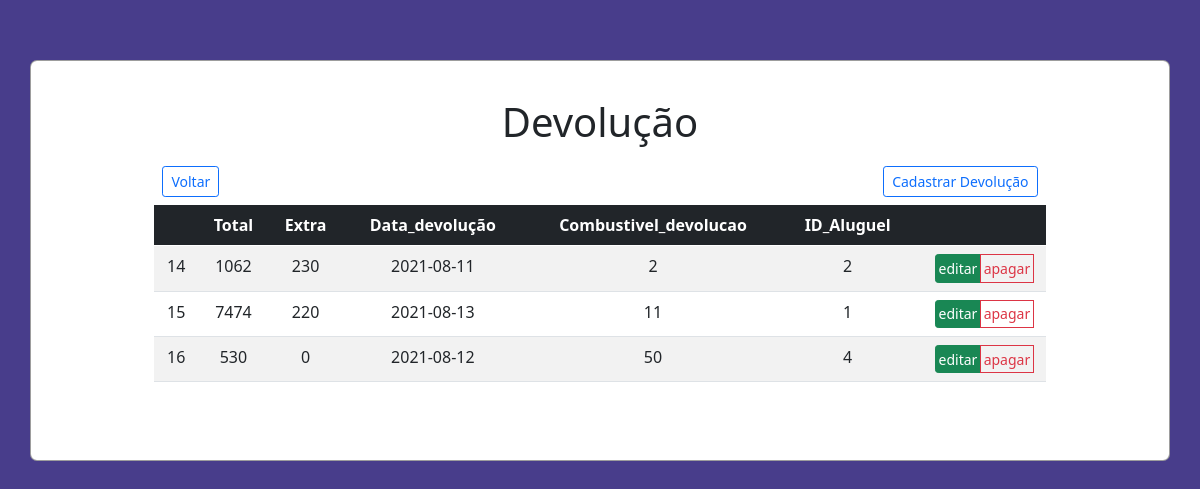
The page /src/views/devolucao.php on the database its author committed.
### tables this page shows
CREATE TABLE `devolucao` (
  `iddevolucao` int(11) NOT NULL,
  `total` varchar(200) NOT NULL,
  `idaluguel` int(11) NOT NULL,
  `combustiveldevolucao` varchar(200) NOT NULL,
  `extra` varchar(200) NOT NULL,
  `datadevolucao` date NOT NULL
);

### src/controller/devolucaoController.php (called while the page is built, shortened)
<?php
require_once '../model/devolucao.php';
require_once '../model/Database.php';
class devolucaoController extends devolucao
{
    protected $tabela = 'devolucao';
     public function findAll()
    {
        $query = "SELECT * FROM $this->tabela";
        $stm = Database::prepare($query);
        $stm->execute();
        $devolucaos = array();
        foreach ($stm->fetchAll() as $devolucao) {
            array_push(
                $devolucaos,
                new devolucao($devolucao->iddevolucao,$devolucao->idaluguel, $devolucao->total, $devolucao->extra,$devolucao->datadevolucao, $devolucao->combustiveldevolucao)
            );
        }
        return $devolucaos;
    }
}

### src/model/Database.php (called while the page is built, shortened)
<?php
class Database
{
    private static $instance;
    public static function getInstance()
    {
        if (!isset(self::$instance)) {
            try {
                self::$instance = new PDO('mysql:host=' . HOST . '; dbname=' . BASE, USER, PASS);
                self::$instance->setAttribute(PDO::ATTR_ERRMODE, PDO::ERRMODE_EXCEPTION);
                self::$instance->setAttribute(PDO::ATTR_DEFAULT_FETCH_MODE, PDO::FETCH_OBJ);
            } catch (PDOException $error) {
                echo $error->getMessage();
            }
        }
        return self::$instance;
    }
    public static function prepare($sql)
    {
        return self::getInstance()->prepare($sql);
    }
}

### src/model/devolucao.php (called while the page is built, shortened)
<?php
class  devolucao
{
    private $iddevolucao;
    private $idaluguel;
    private $total;
    private $extra;
    private $datadevolucao;
    private $combustiveldevolucao;
    public function __construct($iddevolucao,$idaluguel,$total,$extra,$datadevolucao,$combustiveldevolucao)
    {
        $this->iddevolucao = $iddevolucao;
        $this->idaluguel = $idaluguel;
        $this->total = $total;
        $this->extra = $extra;
        $this->datadevolucao = $datadevolucao;
        $this->combustiveldevolucao = $combustiveldevolucao;
    }
    public function getiddevolucao()
    {
        return $this->iddevolucao;
    }
    public function getidaluguel()
    {
        return $this->idaluguel;
    }
    public function gettotal()
    {
        return $this->total;
    }
    public function getextra()
    {
        return $this->extra;
    }
    public function getdatadevolucao()
    {
        return $this->datadevolucao;
    }
    public function getcombustiveldevolucao()
    {
        return $this->combustiveldevolucao;
    }
}

### src/views/devolucao.php (the view, shortened to what this page needs)
<?php
require_once '../controller/devolucaoController.php';
$devolucaos = new devolucaoController();
?>
<!DOCTYPE html>
<html lang="pt_br">
<head>
    <link href="https://cdn.jsdelivr.net/npm/bootstrap@5.0.1/dist/css/bootstrap.min.css" rel="stylesheet">
    <link rel="stylesheet" href="../../public/styles/main.css">
</head>
<body class="text-center">
    <div class="container">
        <h1 class="p-1 title">Devolução</h1>
        <div class="menu p-2">
            <a href="../../index.php" class="btn btn-sm btn-outline-primary">Voltar </a>
            <a href="./cadastrardevolucao.php" class="btn btn-sm btn-outline-primary">Cadastrar Devolução</a>
        </div>
        <table class="table table-striped" id="table">
            <thead class="table-dark">
                <th></th>
                <th>Total</th>
                <th>Extra</th>
                <th>Data_devolução</th>
                <th>Combustivel_devolucao</th>
                <th>ID_Aluguel</th>
                <th></th>
            </thead>
            <tbody>
                <?php
                foreach ($devolucaos->findAll() as $devolucao) { ?>
                    <tr>
                        <td> <?= $devolucao->getiddevolucao() ?> </td>
                        <td> <?= $devolucao->gettotal() ?> </td>
                        <td> <?= $devolucao->getextra() ?> </td>
                        <td> <?= $devolucao->getdatadevolucao() ?> </td>
                        <td> <?= $devolucao->getcombustiveldevolucao() ?> </td>
                        <td> <?= $devolucao->getidaluguel() ?> </td>
                        <td>
                            <div class="btn-group btn-group-sm">
                                <a href="./editardevolucao.php?id=<?= $devolucao->getiddevolucao() ?>" class="btn btn-success">editar</a><br>
                                <a href="./apagardevolucao.php?id=<?= $devolucao->getiddevolucao() ?>"  onclick="return confirm('Tem certeza de que deseja excluir este item?');"class="btn btn-outline-danger">apagar</a>
                                <br>
                            </div>
                        </td>
                    </tr> <?php
                        }
                            ?>
            </tbody>
        </table>
    </div>
</body>
</html>

### public/styles/main.css (style rules this page uses)
html, body { background-color: #483D8B; }
.container { margin-top: 5%; margin-bottom: 5%; display: flex; flex-direction: column; justify-content: center; align-items: center; width: 100%; background-color: #fff; border-radius: 7px; border: 1px solid rgba(0, 0, 0, 0.384); }
.container .title { margin-top: 3%; }
.container .table a { display: flex; flex-direction: column; align-items: center; padding: 3%; }
.container .menu { width: 80% ; display: flex; align-items: center; justify-content: space-between; }
.container .table { width: 80%; margin-bottom: 7%; }

### rows shown on the page
devolucao: iddevolucao "14", total "1062", extra "230", datadevolucao "2021-08-11", combustiveldevolucao "2", idaluguel "2"
devolucao: iddevolucao "15", total "7474", extra "220", datadevolucao "2021-08-13", combustiveldevolucao "11", idaluguel "1"
devolucao: iddevolucao "16", total "530", extra "0", datadevolucao "2021-08-12", combustiveldevolucao "50", idaluguel "4"
